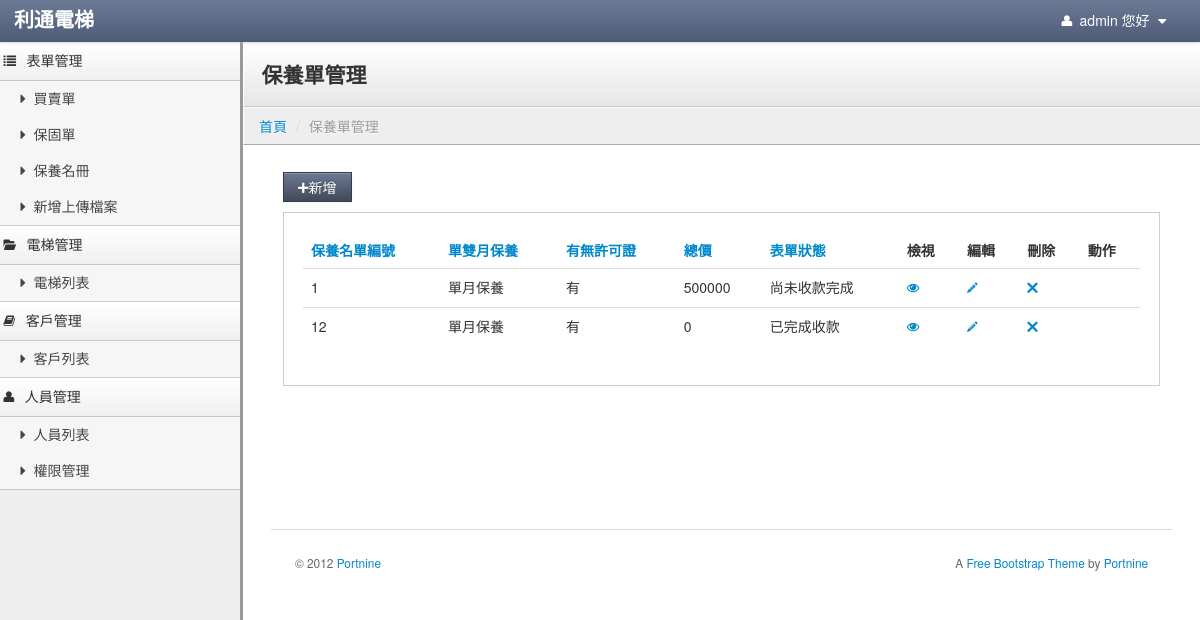
/index.php/service/service_home (signed in), run on the app's committed database.
### tables this page shows
CREATE TABLE `usermenu` (
  `menuid` int(5) NOT NULL AUTO_INCREMENT COMMENT '菜單ID',
  `parentid` int(5) NOT NULL DEFAULT '0' COMMENT '上層菜單',
  `title` varchar(30) NOT NULL COMMENT '標題',
  `controller` varchar(40) NOT NULL COMMENT '控制器',
  `actioner` varchar(40) NOT NULL COMMENT '動作',
  `icon` varchar(100) DEFAULT NULL,
  `ismenu` tinyint(1) NOT NULL DEFAULT '0' COMMENT '是否顯示',
  `sort` tinyint(4) NOT NULL DEFAULT '0' COMMENT '排序',
  `isdisabled` tinyint(1) NOT NULL DEFAULT '0' COMMENT '是否刪除',
  PRIMARY KEY (`menuid`)
);

CREATE TABLE `service` (
  `id` int(11) NOT NULL AUTO_INCREMENT,
  `signing_day` varchar(255) DEFAULT NULL,
  `service_month` varchar(255) DEFAULT NULL,
  `mechanical_warranty` int(255) DEFAULT NULL,
  `license` int(255) DEFAULT NULL,
  `license_day` varchar(255) DEFAULT NULL,
  `Total_price` int(255) DEFAULT NULL,
  `payment_date1` varchar(255) DEFAULT NULL,
  `payment_date2` varchar(255) DEFAULT NULL,
  `payment_date3` varchar(255) DEFAULT NULL,
  `payment_date4` varchar(255) DEFAULT NULL,
  `payment_date5` varchar(255) DEFAULT NULL,
  `payment_date6` varchar(255) DEFAULT NULL,
  `payment_amount1` varchar(255) DEFAULT NULL,
  `payment_amount2` varchar(255) DEFAULT NULL,
  `payment_amount3` varchar(255) DEFAULT NULL,
  `payment_amount4` varchar(255) DEFAULT NULL,
  `payment_amount5` varchar(255) DEFAULT NULL,
  `payment_amount6` varchar(255) DEFAULT NULL,
  `item_status1` varchar(255) DEFAULT NULL,
  `item_status2` varchar(255) DEFAULT NULL,
  `item_status3` varchar(255) DEFAULT NULL,
  `item_status4` varchar(255) DEFAULT NULL,
  `item_status5` varchar(255) DEFAULT NULL,
  `item_status6` varchar(255) DEFAULT NULL,
  `remark` varchar(255) DEFAULT NULL,
  `warranty_id` int(255) DEFAULT NULL,
  `is_signing` int(1) DEFAULT '0',
  `is_remind` int(1) DEFAULT '0',
  `service_times` int(10) DEFAULT '0',
  `do_times` int(10) DEFAULT '1',
  `touch_time` varchar(255) DEFAULT NULL,
  PRIMARY KEY (`id`)
);

### application/controllers/Service.php (called while the page is built, shortened)
<?php if ( ! defined('BASEPATH')) exit('No direct script access allowed');
class Service extends CI_Controller {
	var $data =array();
	function __construct()
	{
        $this->load->model('public_tools');
		$this->load->model('Customer_model');
		$this->load->model('m_service_model');
		$this->load->model('m_warranty_model');
		$this->load->library('datamodel');
		$this->load->library('common');
        $this->load->model('Usermenu_model');
        $usermenu_m = new Usermenu_model();
        if(isset($_SESSION['id'])) {
            $this->aUsermenulist = $usermenu_m->usermenulist($_SESSION['id']);
        }
	}
	public function service_home()
	{
		$service_model = new m_service_model();
		$temp = $service_model->getservice();
		$common = new Common();
		$fristitem = 0;
		$itemmax = 10;
		if ($temp != 0)
		{
			$totalitem = count($temp);
			if( 10 > $totalitem)
			{
				$itemmax = $totalitem;
			}
			else
			{
				$itemmax = 10;
			}
			$this->data['fristitem'] = $fristitem;
			$this->data['itemmax'] = $itemmax;
			foreach($temp as $row):
				$row->service_month = $common->converservicemonthByID($row->service_month);
				$row->license = $common->converlicenseByID($row->license);
				$row->status = "已完成收款";
				$row->is_create_service = false;
				if($fristitem < $itemmax)
				{
					for ($i = 0; $i < 6; $i++)
					{
						if ($row->payment_amount[$i] != 0  && $row->item_status[$i] != $common->ITEM_STAUTS_ALREADY_GET_MONEY)
						{
							$row->status = "尚未收款完成";
						}
						else if ($row->payment_amount[$i] != 0  && $row->item_status[$i] == $common->ITEM_STAUTS_ALREADY_GET_MONEY)
						{
							$row->status = "已完成收款";
						}
					}
					$this->data[$fristitem] = $row;
				}
				$fristitem++;
			endforeach;
			if($totalitem >= 10)
			{
				if($totalitem % 10 != 0)
				{
					$pageitem = floor($totalitem / 10) + 1;
				}
				else
				{
					$pageitem = $totalitem / 10;
				}
			}
			else
			{
				$pageitem = 1;
			}
			$pagefrist = 0;
			if($pageitem > 10 )
			{
				$pagetotal = 10;
			}
			else
			{
				$pagetotal = $pageitem;
			}
			$this->data['pagefrist'] = $pagefrist;
			$this->data['pagetotal'] = $pagetotal;
			$this->data['pageid'] = 1;
		}
		else
		{
			$this->data = null;
		}
		$this->load->view('v_service_home', $this->data);
	}
}

### index.php (called while the page is built, shortened)
<?php
require_once BASEPATH.'core/CodeIgniter.php';

### application/models/usermenu_model.php (called while the page is built, shortened)
<?php
class Usermenu_model extends CI_Model
{
	public function usermenulist($iUserid=0)
	{
        $sSql = "select menuidarray,permission from account where id ={$iUserid} and `status`=0";
        $query = $this->db->query($sSql);
        $useridmenu = $query->row_array();
        $power_group = 'employee_group';
        switch ($useridmenu['permission']){
            case 1:
                $power_group = 'admin_group';
                break;
        }
        $sSql = "select configvalue from config where configkey ='{$power_group}'";
        $query = $this->db->query($sSql);
        $configmenu = $query->row_array();
        $diffstr = $useridmenu['menuidarray'] .','.$configmenu['configvalue'];
        $diffarray = explode(',',$diffstr);
        $diffarray = array_unique($diffarray);
        asort($diffarray);
        $useridmenu['menuidarray'] = implode(',',$diffarray);
        $sSql = "select * from usermenu where menuid in ({$useridmenu['menuidarray']}) and ismenu=1 and isdisabled!=1 and parentid = 0";
        $query = $this->db->query($sSql);
        $results = array();
        foreach ($query->result_array() as $vNavheader){
            $results[$vNavheader['menuid']] = $vNavheader;
            $sSql = "select * from usermenu where menuid in ({$useridmenu['menuidarray']}) and parentid = '{$vNavheader['menuid']}' and ismenu=1 and isdisabled!=1";
            $query_navlist = $this->db->query($sSql);
            foreach ($query_navlist->result_array() as $vNavlist){
                $results[$vNavheader['menuid']]['subtype'][]=$vNavlist;
            }
        }
        return $results;
	}
}

### application/models/m_service_model.php (called while the page is built, shortened)
<?php
class m_service_model extends CI_Model
{
	public function getservice()
	{
		$this->db->select('*');
		$this->db->from('service');
		$result = $this->db->get();
		if ($result->num_rows() > 0)
		{
			$idx = 0;
			$payment_amount = array();
			$payment_date = array();
			$item_status = array();
			foreach ($result->result() as $row)
			{
				$service_data[$idx] = new Datamodel();
				$idx2 = 0;
				$idx3 = 0;
				$idx4 = 0;
				foreach ($row as $k => $v)
				{
					if (preg_match("/\item_status/i", $k))
					{
						$item_status[$idx3] = $v;
						$idx3++;
					}
					else if (preg_match("/payment_date/i", $k))
					{
						$payment_date[$idx4] = $v;
						$idx4++;
					}
					else if (preg_match("/payment_amount/i", $k))
					{
						$payment_amount[$idx2] = $v;
						$idx2++;
					}
					else
					{
						$service_data[$idx]->$k = $v;
					}
				}
				$service_data[$idx]->payment_amount = $payment_amount;
				$service_data[$idx]->payment_date = $payment_date;
				$service_data[$idx]->item_status = $item_status;
				$idx++;
			}
			return $service_data;
		}
		return 0;
	}
}
?>

### application/libraries/datamodel.php (called while the page is built, shortened)
<?php
class Datamodel
{
	private $data = array();
	public function __set($name,$value)
	{
		$this->data[$name] = $value;
	}
	public function __get($name)
	{
		if (array_key_exists($name,$this->data))
		{
			return $this->data[$name];
		}
	}
}

### application/views/v_service_home.php (the view, shortened to what this page needs)
<!DOCTYPE html>
<html lang="en">
	<?php
		include "head.php";
	?>
	<body>
		<?php
			include "navbar.php";
			include "sidebar-nav.php";
		?>
		<div class="content">
			<div class="header">
				<h1 class="page-title">保養單管理</h1>
			</div>
				<ul class="breadcrumb">
					<li><a href="<?=base_url("/mainpage/index")?>">首頁</a> <span class="divider">/</span></li>
					<li class="active">保養單管理</li>
				</ul>
			<div class="container-fluid">
				<div class="row-fluid">
					<div class="container-fluid">
						<div class="row-fluid">
								<div class="btn-toolbar">
									<a href="<?=base_url("/service/create_service")?>"><button class="btn btn-primary" id="new_people"><i class="icon-plus"></i>新增</button></a>
								</div>
							<form action="<?=base_url("/Form/form_borad")?>" method="post">
								<div class="well">
									<table class="table sortable">
										<thead>
											<tr>
												<th><a href="#">保養名單編號</a></th>
												<th><a href="#">單雙月保養</a></th>
												<th><a href="#">有無許可證</a></th>
												<th><a href="#">總價</a></th>
												<th><a href="#">表單狀態</a></th>
												<th class="sorttable_nosort">檢視</th>
												<th class="sorttable_nosort">編輯</th>
												<th class="sorttable_nosort">刪除</th>
												<th class="sorttable_nosort">動作</th>
											</tr>
										</thead>
										<tbody>
					<?php					if(count($this->data) != 0 )
											{
												$fristitem = $this->data['fristitem'];
												$itemmax = $this->data['itemmax'];
												for($j = 0; $fristitem < $itemmax;$j++)
												{
					?>
													<tr>
														<td><?=$this->data[$j]->id;?></td>
														<td><?=$this->data[$j]->service_month;?></td>
														<td><?=$this->data[$j]->license;?></td>
														<td><?=$this->data[$j]->Total_price;?></td>
														<td><?=$this->data[$j]->status;?></td>
														<td>
														<a href="<?=base_url("/service/view_service_view")?>/service_id/<?=$this->data[$j]->id;?>" ><i class="icon-eye-open"></i></a>
														</td>
														<td>
															<a href="<?=base_url("/service/edit_service")?>/service_id/<?=$this->data[$j]->id;?>" ><i class="icon-pencil"></i></a>
														</td>
														<td>
															<a href="<?=base_url("/service/delete_service")?>/service_id/<?=$this->data[$j]->id;?>" ><i class="icon-remove"></i></a>
														</td>
														<td>
														</td>
													</tr>
					<?php							$fristitem++;
												}
											}
					?>
										</tbody>
									</table>
								</div>
							</form>
							<div class="pagination">
							</div>
							<footer>
								<hr>
								<p class="pull-right">A <a href="http://www.portnine.com/bootstrap-themes" target="_blank">Free Bootstrap Theme</a> by <a href="http://www.portnine.com" target="_blank">Portnine</a></p>
								<p>&copy; 2012 <a href="http://www.portnine.com" target="_blank">Portnine</a></p>
							</footer>
						</div>
					</div>
				</div>
			</div>
		</div>
	</body>
</html>

### application/views/sidebar-nav.php
<div class="sidebar-nav">
       <?php
           foreach($this->aUsermenulist as $v){
               echo '<a href="#'.$v['controller'].'-menu" class="nav-header" data-toggle="collapse"><i class="'.$v['icon'].'"></i>'.$v['title'].'</i></a>';
               if(!empty($v['subtype'])){
                   echo '<ul id="'.$v['controller'].'-menu" class="nav nav-list collapse in">';
                   foreach($v['subtype'] as $vSub){
                       echo '<li ><a href="'.base_url("/{$vSub['controller']}/{$vSub['actioner']}").'"><i class="'.$vSub['icon'].'"></i>'.$vSub['title'].'</a></li>';
                   }
                   echo '</ul>';
               }
           }
       ?>
   </div>

### stylesheets/theme.css (style rules this page uses)
body { background: #eee; background-image: url(http://subtlepatterns.com/patterns/furley_bg.png); background-position: initial initial; background-repeat: initial initial; background-position: initial initial; background-repeat: initial initial; margin: 0px; padding: 0px; }
h1 { margin-top: 0px; color: #eee; }
hr { border-top: 1px solid #ddd; border-bottom: 1px solid #fff; }
.content { min-width: 400px; position: relative; min-height: 800px; background: #fff; margin-left: 240px; border-left: 1px solid #cccccc; border-left: 3px solid #999999; }
.header { background: #ffffff; background: #ffffff; background: -webkit-gradient(linear, left bottom, left top, color-stop(0, #e6e6e6), color-stop(1, #ffffff)); background: -ms-linear-gradient(bottom, #e6e6e6, #ffffff); background: -moz-linear-gradient(center bottom, #e6e6e6 0%, #ffffff 100%); background: -o-linear-gradient(bottom, #e6e6e6, #ffffff); filter: progid:dximagetransform.microsoft.gradient(startColorStr='#4d5b76', EndColorStr='#6c7a95'); -ms-filter: "progid:DXImageTransform.Microsoft.gradient(startColorStr='#ffffff',EndColorStr='#e6e6e6')"; border-bottom: 1px solid #cccccc; border-top: 1px solid #ffffff; border-left: 1px solid #ffffff; padding: 0em 1.25em; }
.header h1 { margin: 1em 0em; padding: 0em; line-height: 1em; font-size: 1.5em; color: #eee; color: #333; }
.breadcrumb { -webkit-box-shadow: none; -moz-box-shadow: none; box-shadow: none; -webkit-border-radius: 0px; -moz-border-radius: 0px; border-radius: 0px; -moz-background-clip: padding; -webkit-background-clip: padding-box; background-clip: padding-box; background: #eee; border-bottom: 1px solid #aaa; border-top: 1px solid #fafafa; border-left: 1px solid #fff; margin-bottom: .5em; }
footer { padding: 1em; margin-top: 4em; color: #666; font-size: .85em; line-height: 1.3em; }
footer hr { margin: 2em -2em; }
.sidebar-nav { width: 240px; position: absolute; float: left; border-top: none; border-left: none; margin: 0em; }
.sidebar-nav .nav-header { border-top: 1px solid #ffffff; border-bottom: 1px solid #c8c8cb; border-left: none; color: #333; display: block; background: #efeff0; background: -webkit-gradient(linear, left bottom, left top, color-stop(0, #efeff0), color-stop(1, #ffffff)); background: -ms-linear-gradient(bottom, #efeff0, #ffffff); background: -moz-linear-gradient(center bottom, #efeff0 0%, #ffffff 100%); background: -o-linear-gradient(bottom, #efeff0, #ffffff); filter: progid:dximagetransform.microsoft.gradient(startColorStr='#4d5b76', EndColorStr='#6c7a95'); -ms-filter: "progid:DXImageTransform.Microsoft.gradient(startColorStr='#ffffff',EndColorStr='#efeff0')"; font-weight: normal; font-size: 1em; line-height: 2.5em; padding: 0em .25em; margin-bottom: 0px; text-shadow: none; text-transform: none; }
.sidebar-nav .nav-header i[class^="icon-"] { margin-right: .75em; }
.sidebar-nav .nav-list { margin: 0px; border: 0px; background: #f6f6f6; }
.sidebar-nav .nav-list > li > a { color: #444; padding: .5em 1em; }
.sidebar-nav .nav-list.collapse.in { border-bottom: 1px solid #ccc; }
.btn { -webkit-border-radius: 0px; -moz-border-radius: 0px; border-radius: 0px; }
.btn-primary { background-color: #414959; background-image: -webkit-gradient(linear, 0 0, 0 100%, from(#6c7994), to(#414959)); background-image: -webkit-linear-gradient(top, #6c7994, #414959); background-image: -o-linear-gradient(top, #6c7994, #414959); background-image: linear-gradient(to bottom, #6c7994, #414959); background-image: -moz-linear-gradient(top, #6c7994, #414959); filter: progid:dximagetransform.microsoft.gradient(startColorStr='#6c7994', EndColorStr='#414959'); -ms-filter: "progid:DXImageTransform.Microsoft.gradient(startColorStr='#6c7994',EndColorStr='#414959')"; border: 1px solid #363d4a; }
.well { background-color: #fff; border: 1px solid #ccc; -webkit-box-shadow: 1px 1px 0px #ffffff; -moz-box-shadow: 1px 1px 0px #ffffff; box-shadow: 1px 1px 0px #ffffff; -webkit-border-radius: 0px; -moz-border-radius: 0px; border-radius: 0px; -moz-background-clip: padding; -webkit-background-clip: padding-box; background-clip: padding-box; }

### data on the page
usermenu: title "表單管理"
usermenu: title "買賣單"
usermenu: title "保固單"
usermenu: title "保養名冊"
usermenu: title "新增上傳檔案"
usermenu: title "電梯管理"
usermenu: title "電梯列表"
usermenu: title "客戶管理"
usermenu: title "客戶列表"
usermenu: title "人員管理"
usermenu: title "人員列表"
usermenu: title "權限管理"
service: id "1", service_month "單月保養", license "有", Total_price "500000", status "尚未收款完成"
service: id "12", service_month "單月保養", license "有", Total_price "0", status "已完成收款"

### other printed values
$_SESSION["account"] "admin"
